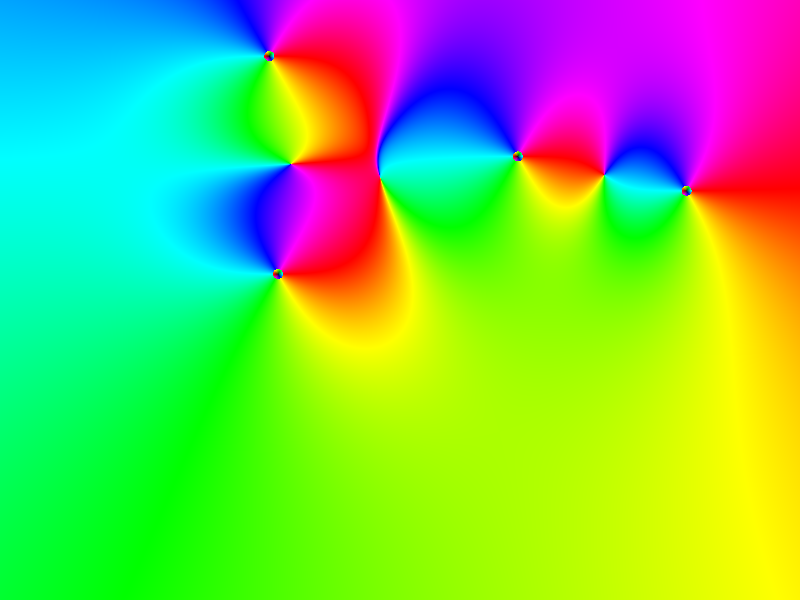
Frame 1 (no input)
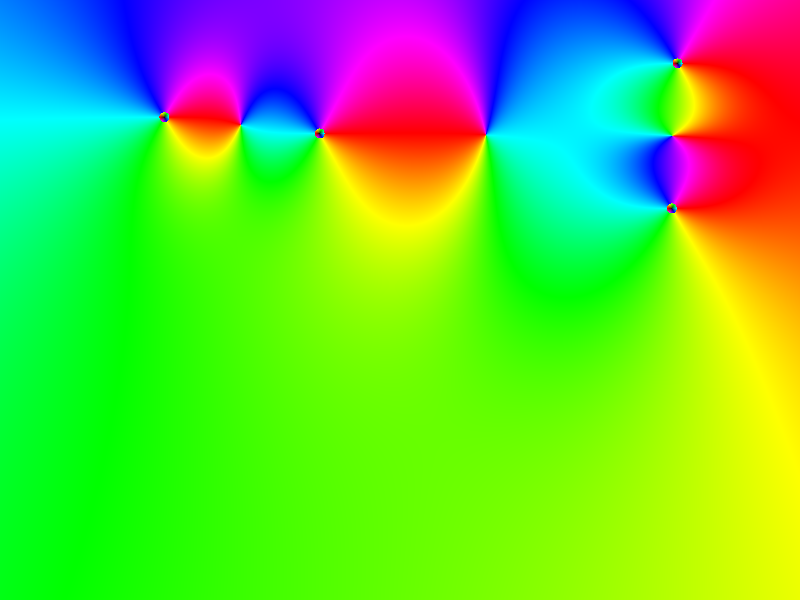
Frame 60 (the mouse pressed at the canvas centre just before this capture)
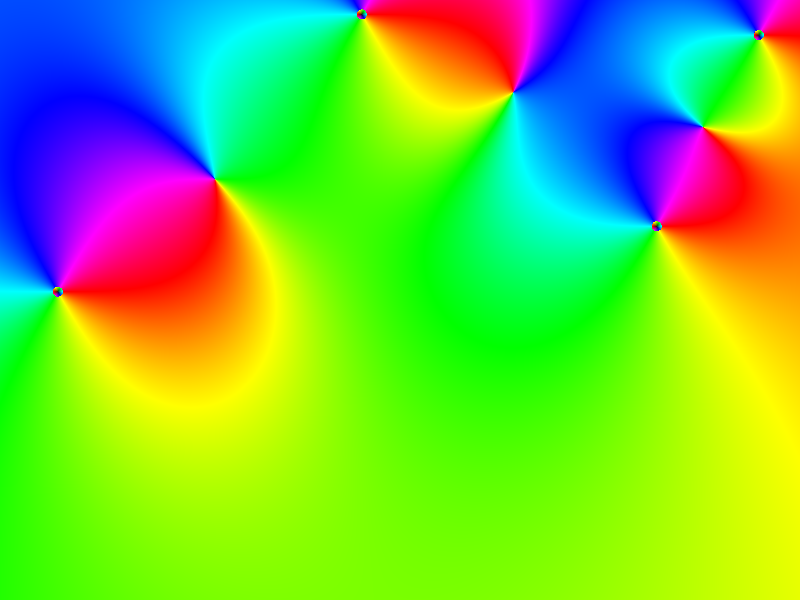
Frame 120 (the mouse held since frame 60 and released just before this capture)

The Processing sketch that drew these frames (run headless with seeded random() and noise(); from frame 60 on, the mouse is pressed at the canvas centre):

// Processing sketch: particlesForces
// ── particlesForces.pde
float parts[][];


void setup ()
{
  size(800,600);
  
  parts = new float[4][4];
  
  for (int i=0; i<parts.length; i++)
  {
    parts[i][0] = random(0,800);
    parts[i][1] = random(0,600);
    parts[i][2] = random(-3,3);
    parts[i][3] = random(-3,3);
  }
  
  colorMode(HSB, 1);
}

void draw ()
{
  loadPixels();
  
  for (int i=0; i<width; i++)
  for (int j=0; j<height; j++)
  {
    float f[] = {0f,0f};
    
    for (int k=0; k<parts.length; k++)
    {
      calcF(i,j,k, f);
    }
    pixels[i + width*j] = color(hue(f), 1, value(f));
  }
  
  updatePixels();
  
  
  for (int k=0; k<parts.length; k++)
  {
    if (parts[k][0]+parts[k][2]<0 || parts[k][0]+parts[k][2]>=width)
      parts[k][2] = -parts[k][2];
    if (parts[k][1]+parts[k][3]<0 || parts[k][1]+parts[k][3]>=height)
      parts[k][3] = -parts[k][3];
    
    parts[k][0] += parts[k][2];
    parts[k][1] += parts[k][3];
  }
}

void calcF (int i, int j, int k, float[] f)
{
  float dx = parts[k][0]-i;
  float dy = parts[k][1]-j;
  
  float r = sqrt(dx*dx+dy*dy);
  
  f[0] += (- pow(5/r,6) + pow(5/r,2))*dx/r;
  f[1] += (- pow(5/r,6) + pow(5/r,2))*dy/r;
}

float hue (float f[])
{
  return (atan2(f[1], f[0])+PI)/PI/2;
}

float value(float f[])
{
  return pow(1/dist(0,0,f[0],f[1]),0.1);
}
